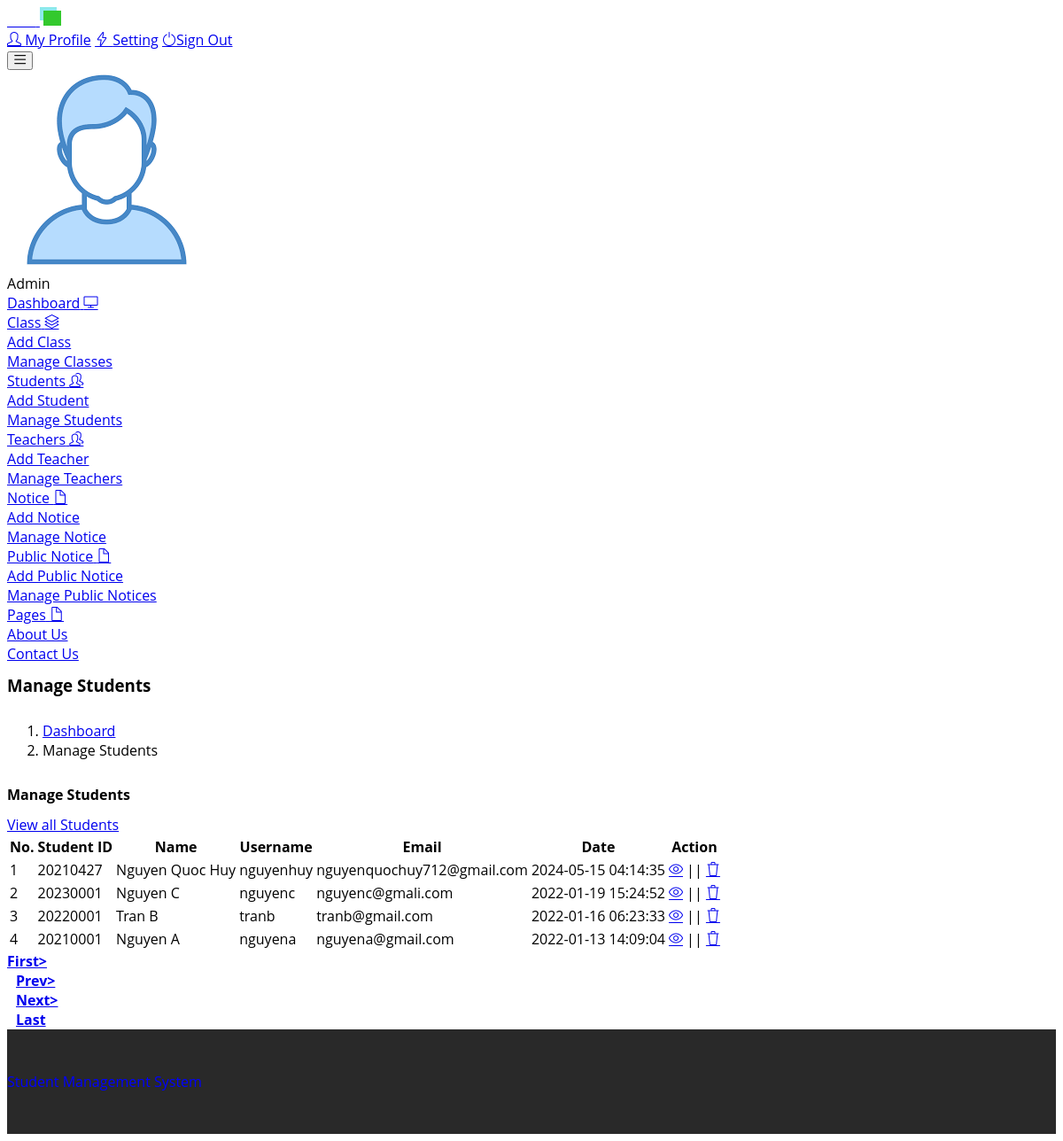
The app's page /admin/manage-students.php with its own data.
### tables this page shows
CREATE TABLE `tblstudent` (
  `ID` int(11) NOT NULL,
  `StudentName` varchar(50) DEFAULT NULL,
  `Email` varchar(50) DEFAULT NULL,
  `Gender` varchar(7) DEFAULT NULL,
  `ContactNumber` bigint(15) DEFAULT NULL,
  `UserName` varchar(50) DEFAULT NULL,
  `Password` varchar(200) DEFAULT NULL,
  `CreationTime` timestamp NULL DEFAULT current_timestamp(),
  `role_id` int(11) NOT NULL DEFAULT 3,
  `StuID` varchar(10) DEFAULT NULL,
  `is2FA` boolean NOT NULL DEFAULT false
);

### admin/manage-students.php (the view, shortened to what this page needs)
<?php
include('includes/dbconnection.php');
?>
<!DOCTYPE html>
<html lang="en">
  <head>
    <link rel="stylesheet" href="vendors/simple-line-icons/css/simple-line-icons.css">
    <link rel="stylesheet" href="vendors/flag-icon-css/css/flag-icon.min.css">
    <link rel="stylesheet" href="vendors/css/vendor.bundle.base.css">
    <link rel="stylesheet" href="./vendors/daterangepicker/daterangepicker.css">
    <link rel="stylesheet" href="./vendors/chartist/chartist.min.css">
    <link rel="stylesheet" href="./css/style.css">
  </head>
  <body>
    <div class="container-scroller">
     <?php include_once('includes/header.php');?>
      <div class="container-fluid page-body-wrapper">
        <?php include_once('includes/sidebar.php');?>
        <div class="main-panel">
          <div class="content-wrapper">
             <div class="page-header">
              <h3 class="page-title"> Manage Students </h3>
              <nav aria-label="breadcrumb">
                <ol class="breadcrumb">
                  <li class="breadcrumb-item"><a href="dashboard.php">Dashboard</a></li>
                  <li class="breadcrumb-item active" aria-current="page"> Manage Students</li>
                </ol>
              </nav>
            </div>
            <div class="row">
              <div class="col-md-12 grid-margin stretch-card">
                <div class="card">
                  <div class="card-body">
                    <div class="d-sm-flex align-items-center mb-4">
                      <h4 class="card-title mb-sm-0">Manage Students</h4>
                      <a href="#" class="text-dark ml-auto mb-3 mb-sm-0"> View all Students</a>
                    </div>
                    <div class="table-responsive border rounded p-1">
                      <table class="table">
                        <thead>
                          <tr>
                            <th class="font-weight-bold">No.</th>
                            <th class="font-weight-bold">Student ID</th>
                            <th class="font-weight-bold">Name</th>
                            <th class="font-weight-bold">Username</th>
                            <th class="font-weight-bold">Email</th>
                            <th class="font-weight-bold">Date</th>
                            <th class="font-weight-bold">Action</th>
                          </tr>
                        </thead>
                        <tbody>
                           <?php
                            if (isset($_GET['pageno'])) {
            $pageno = $_GET['pageno'];
        } else {
            $pageno = 1;
        }
        $no_of_records_per_page = 15;
        $offset = ($pageno-1) * $no_of_records_per_page;
       $ret = "SELECT ID FROM tblstudent";
$query1 = $dbh -> prepare($ret);
$query1->execute();
$total_rows=$query1->rowCount();
$total_pages = ceil($total_rows / $no_of_records_per_page);
$sql="SELECT StuID, ID as sid,StudentName,Email,CreationTime, UserName from tblstudent ORDER BY CreationTime DESC LIMIT $offset, $no_of_records_per_page";
$query = $dbh -> prepare($sql);
$query->execute();
$results=$query->fetchAll(PDO::FETCH_OBJ);
$cnt=1;
if($query->rowCount() > 0)
{
foreach($results as $row)
{               ?>
                          <tr>
                            <td><?php echo htmlentities($cnt);?></td>
                            <td><?php  echo htmlentities($row->StuID);?></td>
                            <td><?php  echo htmlentities($row->StudentName);?></td>
                            <td><?php  echo htmlentities($row->UserName);?></td>
                            <td><?php  echo htmlentities($row->Email);?></td>
                            <td><?php  echo htmlentities($row->CreationTime);?></td>
                            <td>
                              <div><a href="edit-student-detail.php?editid=<?php echo htmlentities ($row->sid);?>"><i class="icon-eye"></i></a>
                                                || <a href="manage-students.php?delid=<?php echo ($row->sid);?>" onclick="return confirm('Do you really want to Delete ?');"> <i class="icon-trash"></i></a></div>
                            </td>
                          </tr><?php $cnt=$cnt+1;}} ?>
                        </tbody>
                      </table>
                    </div>
                    <div align="left">
    <ul class="pagination" >
        <li><a href="?pageno=1"><strong>First></strong></a></li>
        <li class="<?php if($pageno <= 1){ echo 'disabled'; } ?>">
            <a href="<?php if($pageno <= 1){ echo '#'; } else { echo "?pageno=".($pageno - 1); } ?>"><strong style="padding-left: 10px">Prev></strong></a>
        </li>
        <li class="<?php if($pageno >= $total_pages){ echo 'disabled'; } ?>">
            <a href="<?php if($pageno >= $total_pages){ echo '#'; } else { echo "?pageno=".($pageno + 1); } ?>"><strong style="padding-left: 10px">Next></strong></a>
        </li>
        <li><a href="?pageno=<?php echo $total_pages; ?>"><strong style="padding-left: 10px">Last</strong></a></li>
    </ul>
</div>
                  </div>
                </div>
              </div>
            </div>
          </div>
         <?php include_once('includes/footer.php');?>
        </div>
      </div>
  </body>
</html><?php   ?>

### css/style.css (style rules this page uses)
html, body { font-family: 'Open Sans', sans-serif; font-size: 100%; background: #FFf; }
body a { transition:0.5s all; -webkit-transition:0.5s all; -moz-transition:0.5s all; -o-transition:0.5s all; -ms-transition:0.5s all; }
h1,h2,h3,h4,h5,h6 { margin:0; }
ul { margin:0; padding:0; }
.grid_5 h1, h2, h3, h4, h5, h6 { padding: 12px 0; }

### records on screen
tblstudent: StuID "20210427", StudentName "Nguyen Quoc Huy", UserName "nguyenhuy", Email "nguyenquochuy712@gmail.com", CreationTime "2024-05-15 04:14:35"
tblstudent: StuID "20230001", StudentName "Nguyen C", UserName "nguyenc", Email "nguyenc@gmali.com", CreationTime "2022-01-19 15:24:52"
tblstudent: StuID "20220001", StudentName "Tran B", UserName "tranb", Email "tranb@gmail.com", CreationTime "2022-01-16 06:23:33"
tblstudent: StuID "20210001", StudentName "Nguyen A", UserName "nguyena", Email "nguyena@gmail.com", CreationTime "2022-01-13 14:09:04"
